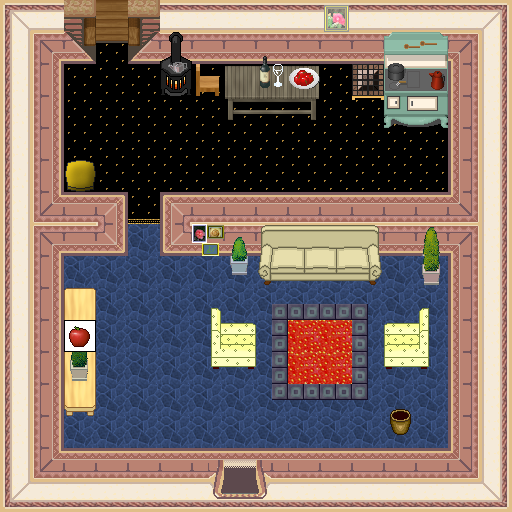

The image is a tile-based game level rendered from a .tmx file. Its description and source (layers, tilesets, objects; grid data summarised) follow:
An orthogonal 16x16 tile map with 32x32 px tiles, 5 tile layers (0_floor, 1_terrain, 2_object, 3_roof, ...), 2 hidden layers not drawn, 27 tilesets and 2 objects (mapchange_exit, mapchange).

<map version="1.9" tiledversion="1.9.2" orientation="orthogonal" renderorder="right-down" width="16" height="16" tilewidth="32" tileheight="32" infinite="0" nextlayerid="8" nextobjectid="1">
 <tileset firstgid="1" name="carpets.png" tilewidth="32" tileheight="32" tilecount="8" columns="4">
  <image source="../../tileset/furniture/carpet/carpets.png" width="128" height="64" />
 </tileset>
 <tileset firstgid="9" name="plain_colours.png" tilewidth="32" tileheight="32" tilecount="10" columns="10">
  <image source="../../tileset/furniture/carpet/plain_colours.png" width="320" height="32" />
 </tileset>
 <tileset firstgid="19" name="int_wall_purple.png" tilewidth="32" tileheight="32" tilecount="20" columns="2">
  <image source="../../tileset/building/wall/int_wall_purple.png" trans="ff00ff" width="64" height="320" />
 </tileset>
 <tileset firstgid="39" name="rug_border.png" tilewidth="32" tileheight="32" tilecount="9" columns="3">
  <image source="../../tileset/furniture/carpet/rug_border.png" width="96" height="96" />
 </tileset>
 <tileset firstgid="48" name="pale_red_ns.png" tilewidth="32" tileheight="32" tilecount="36" columns="9">
  <image source="../../tileset/building/entrance/pale_red_ns.png" trans="ff00ff" width="288" height="128" />
 </tileset>
 <tileset firstgid="84" name="int_ns.png" tilewidth="32" tileheight="32" tilecount="18" columns="3">
  <image source="../../tileset/building/stairs/int_ns.png" trans="ff00ff" width="96" height="192" />
 </tileset>
 <tileset firstgid="102" name="wooden_pale.png" tilewidth="32" tileheight="32" tilecount="4" columns="2">
  <image source="../../tileset/furniture/chair/wooden_pale.png" width="64" height="64" />
 </tileset>
 <tileset firstgid="106" name="grey_plain.png" tilewidth="32" tileheight="32" tilecount="9" columns="3">
  <image source="../../tileset/furniture/table/grey_plain.png" width="96" height="96" />
 </tileset>
 <tileset firstgid="115" name="collision.png" tilewidth="32" tileheight="32" tilecount="1" columns="1">
  <image source="../../tileset/logic/collision.png" width="32" height="32" />
 </tileset>
 <tileset firstgid="116" name="vegetable.png" tilewidth="32" tileheight="32" tilecount="16" columns="8">
  <image source="../../tileset/logic/item/vegetable.png" width="256" height="64" />
 </tileset>
 <tileset firstgid="132" name="pale_red_walls" tilewidth="32" tileheight="32" tilecount="16" columns="2">
  <image source="../../tileset/building/wall/int_wall_pale.png" width="64" height="256" />
 </tileset>
 <tileset firstgid="148" name="sofa" tilewidth="32" tileheight="32" tilecount="6" columns="3">
  <image source="../../tileset/furniture/chair/sofa_cream.png" width="96" height="64" />
 </tileset>
 <tileset firstgid="154" name="stove" tilewidth="32" tileheight="32" tilecount="6" columns="2">
  <image source="../../tileset/furniture/kitchen/stove.png" width="64" height="96" />
 </tileset>
 <tileset firstgid="160" name="warmer" tilewidth="32" tileheight="32" tilecount="2" columns="1">
  <image source="../../tileset/furniture/kitchen/warmer.png" width="32" height="64" />
 </tileset>
 <tileset firstgid="162" name="bench_front_on" tilewidth="32" tileheight="32" tilecount="3" columns="1">
  <image source="../../tileset/furniture/table/long_front_on_pale.png" width="32" height="96" />
 </tileset>
 <tileset firstgid="165" name="meals" tilewidth="32" tileheight="32" tilecount="2" columns="2">
  <image source="../../tileset/item/food/meals_1.png" width="64" height="32" />
 </tileset>
 <tileset firstgid="167" name="bottle and glass" tilewidth="32" tileheight="32" tilecount="8" columns="4">
  <image source="../../tileset/item/drink/bottle_and_glass.png" width="128" height="64" />
 </tileset>
 <tileset firstgid="175" name="pot plant 1" tilewidth="32" tileheight="32" tilecount="12" columns="6">
  <image source="../../tileset/plant/indoor/pot_plant_1.png" width="192" height="64" />
 </tileset>
 <tileset firstgid="187" name="oil paintings" tilewidth="32" tileheight="32" tilecount="16" columns="4">
  <image source="../../tileset/furniture/picture/oil_paintings.png" width="128" height="128" />
 </tileset>
 <tileset firstgid="203" name="flat button" tilewidth="32" tileheight="32" tilecount="3" columns="3">
  <image source="../../tileset/item/flat_button.png" width="96" height="32" />
 </tileset>
 <tileset firstgid="206" name="grill" tilewidth="32" tileheight="32" tilecount="1" columns="1">
  <image source="../../tileset/item/grill_top.png" width="32" height="32" />
 </tileset>
 <tileset firstgid="207" name="pine" tilewidth="32" tileheight="32" tilecount="16" columns="4">
  <image source="../../tileset/furniture/other/furniture_pine.png" width="128" height="128" />
 </tileset>
 <tileset firstgid="223" name="strawberry rug" tilewidth="32" tileheight="32" tilecount="1" columns="1">
  <image source="../../tileset/furniture/carpet/strawberry.png" width="32" height="32" />
 </tileset>
 <tileset firstgid="224" name="armchair cream" tilewidth="32" tileheight="32" tilecount="12" columns="4">
  <image source="../../tileset/furniture/chair/armchair_cream.png" width="128" height="96" />
 </tileset>
 <tileset firstgid="236" name="border" tilewidth="32" tileheight="32" tilecount="12" columns="3">
  <image source="../../tileset/furniture/carpet/border.png" width="96" height="128" />
 </tileset>
 <tileset firstgid="248" name="pillow" tilewidth="32" tileheight="32" tilecount="1" columns="1">
  <image source="../../tileset/furniture/bed/pillow_yellow.png" width="32" height="32" />
 </tileset>
 <tileset firstgid="249" name="emptypot" tilewidth="32" tileheight="32" tilecount="3" columns="1">
  <image source="../../tileset/item/pot/empty_pot.png" width="32" height="96" />
 </tileset>
 <layer id="1" name="0_floor" width="16" height="16">
  <data>[256 cells, 253 non-empty, 4 distinct tile ids]</data>
 </layer>
 <layer id="2" name="1_terrain" width="16" height="16">
  <data>[256 cells, 199 non-empty, 50 distinct tile ids]</data>
 </layer>
 <layer id="3" name="2_object" width="16" height="16">
  <data>[256 cells, 43 non-empty, 41 distinct tile ids]</data>
 </layer>
 <layer id="4" name="3_roof" width="16" height="16">
  <data>[256 cells, 6 non-empty, 6 distinct tile ids]</data>
 </layer>
 <layer id="5" name="objects" width="16" height="16">
  <data>[256 cells, 1 non-empty, 1 distinct tile ids]</data>
 </layer>
 <layer id="6" name="collision" width="16" height="16" visible="0" opacity="0.37">
  <data>[256 cells, 155 non-empty, 1 distinct tile ids]</data>
 </layer>
 <layer id="7" name="protection" width="16" height="16" visible="0">
  <data>[256 cells, 0 non-empty, 0 distinct tile ids]</data>
 </layer>
 <objectgroup name="Mapevents">
  <object name="in" type="mapchange_exit" id="1" x="224" y="448" width="32" height="32">
   <properties>
    <property name="map" value="0_ados_city_n_x0_y2" />
    <property name="place" value="house_51" />
   </properties>
  </object>
  <object name="up" type="mapchange" id="2" x="96" y="32" width="32" height="32">
   <properties>
    <property name="map" value="int_ados_house_51_1_x0_y0" />
    <property name="place" value="down" />
   </properties>
  </object>
 </objectgroup>
</map>
